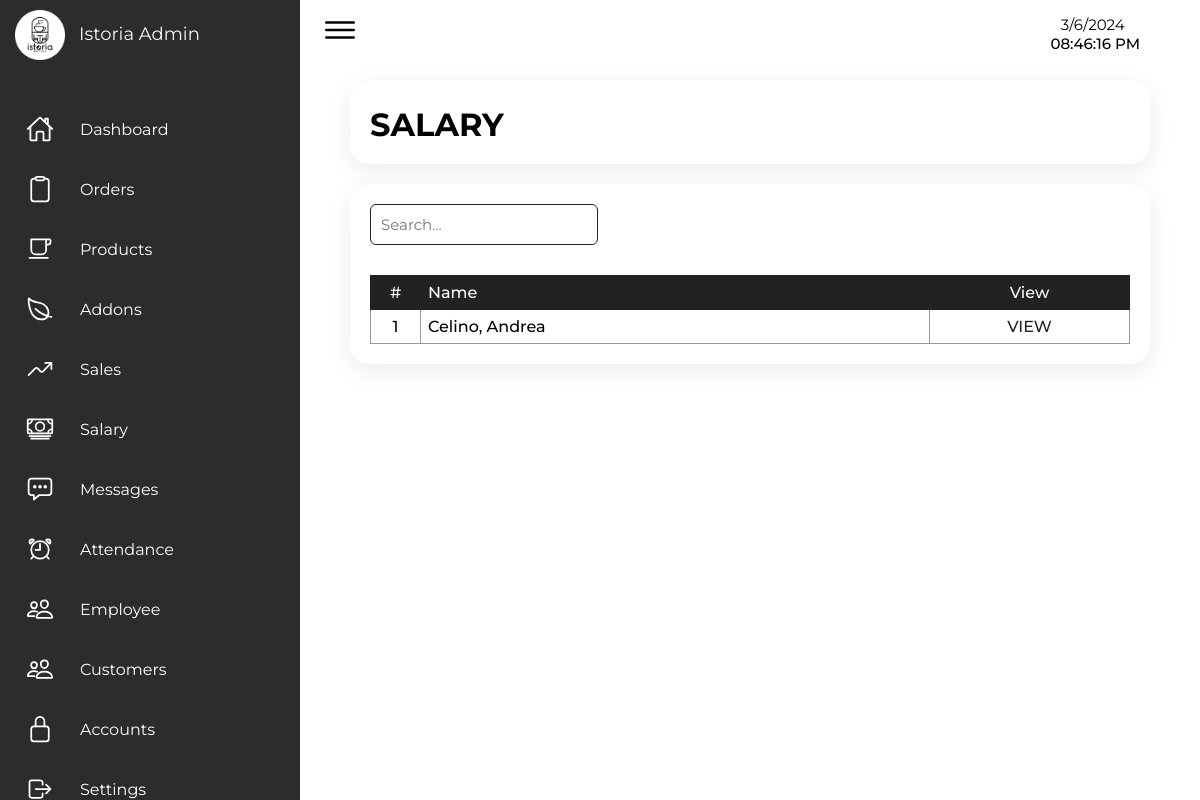
/Admin/admin_salary.php (signed in), run on an earlier commit of the app's database.
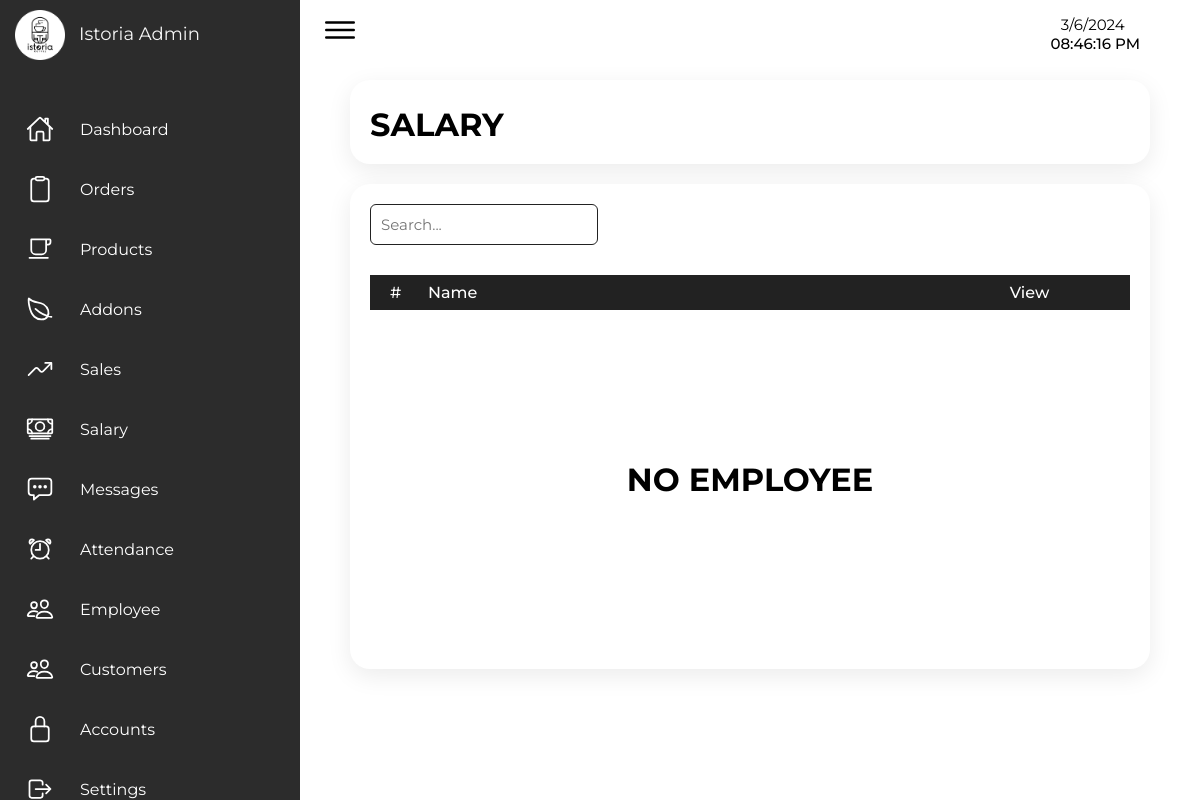
And on a later commit of the database.
### tables this page shows
CREATE TABLE `employee` (
  `id` int(255) NOT NULL,
  `eid` int(255) NOT NULL,
  `employee_id` varchar(255) NOT NULL,
  `rank` varchar(255) NOT NULL,
  `name` varchar(255) NOT NULL,
  `gender` varchar(255) NOT NULL,
  `age` varchar(255) NOT NULL,
  `birthdate` varchar(255) NOT NULL,
  `birthplace` varchar(255) NOT NULL,
  `address` varchar(255) NOT NULL,
  `contact` varchar(255) NOT NULL,
  `email` varchar(255) NOT NULL,
  `image` varchar(255) NOT NULL,
  `hire_date` varchar(255) NOT NULL
);

### Admin/admin_salary.php (the view, shortened to what this page needs)
<?php
  include '../connection.php';
?>
<!DOCTYPE html>
<html lang="en">
  <head>
    <link rel="stylesheet" href="../Src/Styles/style_admin.css" />
  </head>
  <body>
    <div class="container">
    <?php include 'sidenav.php' ?>
      <div class="main">
        <div class="topbar">
          <div class="toggle">
            <ion-icon name="menu-outline"></ion-icon>
          </div>
          <?php include 'time.php' ?>
        </div>
        <div class="container-box employee-title">
          <h1>SALARY</h1>
        </div>
        <div class="container-box">
            <input type="text" class="table-search-input" id="searchInput" placeholder="Search...">
         <table class="salary-table" id="salary-table">
            <thead>
                <tr>
                    <td>#</td>
                    <td>Name</td>
                    <td>view</td>
                </tr>
            </thead>
            <tbody>
              <?php
                $select_employee = mysqli_query($conn, "SELECT * FROM `employee` ") or die ('query failed');
                $count = 0;
                if(mysqli_num_rows($select_employee)>0){
                    while($fetch_employee = mysqli_fetch_assoc($select_employee)){
                      $count++;
                ?>
                <tr>
                    <td><?php echo $count ?></td>
                    <td><?php echo $fetch_employee['name'] ?></td>
                    <td><a href="admin_salary_view.php?eid=<?php echo $fetch_employee['eid'] ?>">VIEW</a></td>
                </tr>
                <?php
                    }
                }else{
                    ?>
                    <tr>
                      <td colspan="3" style="padding: 150px 0px; border:0px;">
                        <h1>NO EMPLOYEE</h1>
                      </td>
                    </tr>
                    <?php
                  }
                  ?>
            </tbody>
         </table>
      </div>
  </body>
</html>

What changed in the data, as far as the page shows it:
removed employee: name "Celino, Andrea"
Also different on the page:
text now shown: "NO EMPLOYEE"
